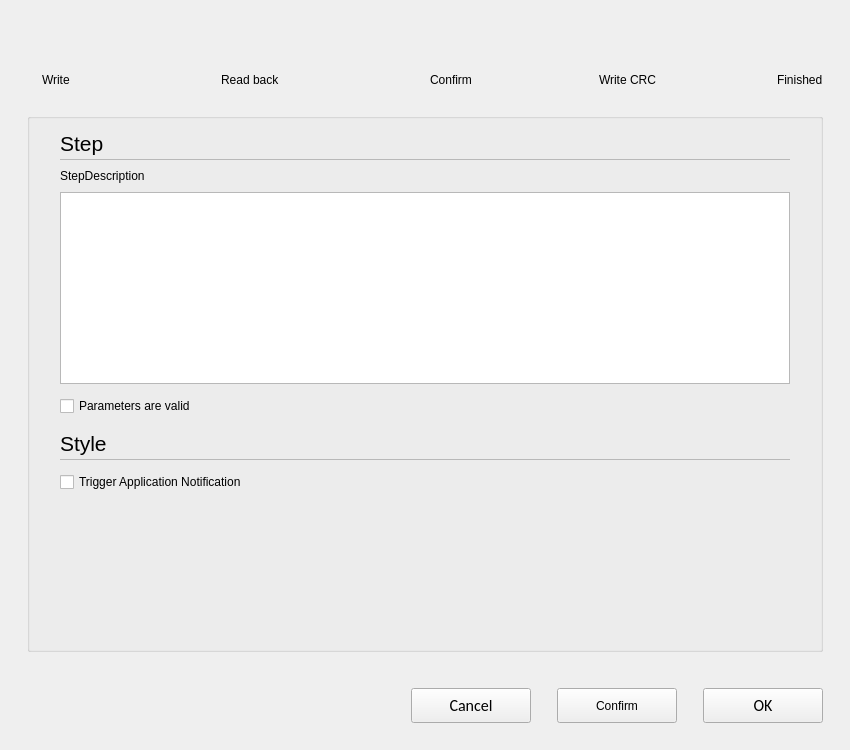
<?xml version="1.0" encoding="UTF-8"?>
<ui version="4.0">
 <class>C_SyvDaItPaWriteWidget</class>
 <widget class="QWidget" name="C_SyvDaItPaWriteWidget">
  <property name="geometry">
   <rect>
    <x>0</x>
    <y>0</y>
    <width>850</width>
    <height>750</height>
   </rect>
  </property>
  <property name="windowTitle">
   <string>Form</string>
  </property>
  <layout class="QVBoxLayout" name="verticalLayout_12" stretch="0,0,0,0,0,0,0">
   <property name="leftMargin">
    <number>27</number>
   </property>
   <property name="topMargin">
    <number>27</number>
   </property>
   <property name="rightMargin">
    <number>27</number>
   </property>
   <property name="bottomMargin">
    <number>0</number>
   </property>
   <item>
    <widget class="QWidget" name="widget" native="true">
     <layout class="QHBoxLayout" name="horizontalLayout_15">
      <property name="spacing">
       <number>5</number>
      </property>
      <property name="bottomMargin">
       <number>0</number>
      </property>
      <item>
       <widget class="QWidget" name="widget_9" native="true">
        <layout class="QVBoxLayout" name="verticalLayout_4">
         <property name="spacing">
          <number>0</number>
         </property>
         <property name="leftMargin">
          <number>0</number>
         </property>
         <property name="topMargin">
          <number>0</number>
         </property>
         <property name="rightMargin">
          <number>0</number>
         </property>
         <property name="bottomMargin">
          <number>0</number>
         </property>
         <item>
          <widget class="QWidget" name="widget_8" native="true">
           <layout class="QHBoxLayout" name="horizontalLayout" stretch="0,1">
            <property name="spacing">
             <number>15</number>
            </property>
            <property name="leftMargin">
             <number>10</number>
            </property>
            <property name="topMargin">
             <number>0</number>
            </property>
            <property name="rightMargin">
             <number>0</number>
            </property>
            <property name="bottomMargin">
             <number>0</number>
            </property>
            <item>
             <widget class="stw_opensyde_gui_elements::C_OgeWiProgressBopperle" name="pc_BopperleWrite" native="true">
              <property name="sizePolicy">
               <sizepolicy hsizetype="Fixed" vsizetype="Fixed">
                <horstretch>0</horstretch>
                <verstretch>0</verstretch>
               </sizepolicy>
              </property>
              <property name="minimumSize">
               <size>
                <width>28</width>
                <height>28</height>
               </size>
              </property>
              <property name="maximumSize">
               <size>
                <width>28</width>
                <height>28</height>
               </size>
              </property>
             </widget>
            </item>
            <item>
             <widget class="stw_opensyde_gui_elements::C_OgeWiProgressBar" name="pc_ProgressWrite" native="true">
              <property name="sizePolicy">
               <sizepolicy hsizetype="Preferred" vsizetype="Fixed">
                <horstretch>0</horstretch>
                <verstretch>0</verstretch>
               </sizepolicy>
              </property>
              <property name="minimumSize">
               <size>
                <width>20</width>
                <height>2</height>
               </size>
              </property>
              <property name="maximumSize">
               <size>
                <width>16777215</width>
                <height>2</height>
               </size>
              </property>
             </widget>
            </item>
           </layout>
          </widget>
         </item>
        </layout>
       </widget>
      </item>
      <item>
       <widget class="QWidget" name="widget_12" native="true">
        <layout class="QVBoxLayout" name="verticalLayout_9">
         <property name="spacing">
          <number>0</number>
         </property>
         <property name="leftMargin">
          <number>0</number>
         </property>
         <property name="topMargin">
          <number>0</number>
         </property>
         <property name="rightMargin">
          <number>0</number>
         </property>
         <property name="bottomMargin">
          <number>0</number>
         </property>
         <item>
          <widget class="QWidget" name="widget_13" native="true">
           <layout class="QHBoxLayout" name="horizontalLayout_3" stretch="0,1">
            <property name="spacing">
             <number>15</number>
            </property>
            <property name="leftMargin">
             <number>10</number>
            </property>
            <property name="topMargin">
             <number>0</number>
            </property>
            <property name="rightMargin">
             <number>0</number>
            </property>
            <property name="bottomMargin">
             <number>0</number>
            </property>
            <item>
             <widget class="stw_opensyde_gui_elements::C_OgeWiProgressBopperle" name="pc_BopperleReadBack" native="true">
              <property name="sizePolicy">
               <sizepolicy hsizetype="Fixed" vsizetype="Fixed">
                <horstretch>0</horstretch>
                <verstretch>0</verstretch>
               </sizepolicy>
              </property>
              <property name="minimumSize">
               <size>
                <width>28</width>
                <height>28</height>
               </size>
              </property>
              <property name="maximumSize">
               <size>
                <width>28</width>
                <height>28</height>
               </size>
              </property>
             </widget>
            </item>
            <item>
             <widget class="stw_opensyde_gui_elements::C_OgeWiProgressBar" name="pc_ProgressRead" native="true">
              <property name="sizePolicy">
               <sizepolicy hsizetype="Preferred" vsizetype="Fixed">
                <horstretch>0</horstretch>
                <verstretch>0</verstretch>
               </sizepolicy>
              </property>
              <property name="minimumSize">
               <size>
                <width>20</width>
                <height>2</height>
               </size>
              </property>
              <property name="maximumSize">
               <size>
                <width>16777215</width>
                <height>2</height>
               </size>
              </property>
             </widget>
            </item>
           </layout>
          </widget>
         </item>
        </layout>
       </widget>
      </item>
      <item>
       <widget class="QWidget" name="widget_17" native="true">
        <layout class="QVBoxLayout" name="verticalLayout_13">
         <property name="spacing">
          <number>0</number>
         </property>
         <property name="leftMargin">
          <number>0</number>
         </property>
         <property name="topMargin">
          <number>0</number>
         </property>
         <property name="rightMargin">
          <number>0</number>
         </property>
         <property name="bottomMargin">
          <number>0</number>
         </property>
         <item>
          <widget class="QWidget" name="widget_19" native="true">
           <layout class="QHBoxLayout" name="horizontalLayout_13" stretch="0,1">
            <property name="spacing">
             <number>15</number>
            </property>
            <property name="leftMargin">
             <number>10</number>
            </property>
            <property name="topMargin">
             <number>0</number>
            </property>
            <property name="rightMargin">
             <number>0</number>
            </property>
            <property name="bottomMargin">
             <number>0</number>
            </property>
            <item>
             <widget class="stw_opensyde_gui_elements::C_OgeWiProgressBopperle" name="pc_BopperleConfirm" native="true">
              <property name="sizePolicy">
               <sizepolicy hsizetype="Fixed" vsizetype="Fixed">
                <horstretch>0</horstretch>
                <verstretch>0</verstretch>
               </sizepolicy>
              </property>
              <property name="minimumSize">
               <size>
                <width>28</width>
                <height>28</height>
               </size>
              </property>
              <property name="maximumSize">
               <size>
                <width>28</width>
                <height>28</height>
               </size>
              </property>
             </widget>
            </item>
            <item>
             <widget class="stw_opensyde_gui_elements::C_OgeWiProgressBar" name="pc_ProgressConfirm" native="true">
              <property name="sizePolicy">
               <sizepolicy hsizetype="Preferred" vsizetype="Fixed">
                <horstretch>0</horstretch>
                <verstretch>0</verstretch>
               </sizepolicy>
              </property>
              <property name="minimumSize">
               <size>
                <width>20</width>
                <height>2</height>
               </size>
              </property>
              <property name="maximumSize">
               <size>
                <width>16777215</width>
                <height>2</height>
               </size>
              </property>
             </widget>
            </item>
           </layout>
          </widget>
         </item>
        </layout>
       </widget>
      </item>
      <item>
       <widget class="QWidget" name="widget_15" native="true">
        <layout class="QVBoxLayout" name="verticalLayout_10">
         <property name="spacing">
          <number>0</number>
         </property>
         <property name="leftMargin">
          <number>0</number>
         </property>
         <property name="topMargin">
          <number>0</number>
         </property>
         <property name="rightMargin">
          <number>0</number>
         </property>
         <property name="bottomMargin">
          <number>0</number>
         </property>
         <item>
          <widget class="QWidget" name="widget_14" native="true">
           <layout class="QHBoxLayout" name="horizontalLayout_6" stretch="0,1">
            <property name="spacing">
             <number>15</number>
            </property>
            <property name="leftMargin">
             <number>10</number>
            </property>
            <property name="topMargin">
             <number>0</number>
            </property>
            <property name="rightMargin">
             <number>0</number>
            </property>
            <property name="bottomMargin">
             <number>0</number>
            </property>
            <item>
             <widget class="stw_opensyde_gui_elements::C_OgeWiProgressBopperle" name="pc_BopperleCrc" native="true">
              <property name="sizePolicy">
               <sizepolicy hsizetype="Fixed" vsizetype="Fixed">
                <horstretch>0</horstretch>
                <verstretch>0</verstretch>
               </sizepolicy>
              </property>
              <property name="minimumSize">
               <size>
                <width>28</width>
                <height>28</height>
               </size>
              </property>
              <property name="maximumSize">
               <size>
                <width>28</width>
                <height>28</height>
               </size>
              </property>
             </widget>
            </item>
            <item>
             <widget class="stw_opensyde_gui_elements::C_OgeWiProgressBar" name="pc_ProgressCrc" native="true">
              <property name="sizePolicy">
               <sizepolicy hsizetype="Preferred" vsizetype="Fixed">
                <horstretch>0</horstretch>
                <verstretch>0</verstretch>
               </sizepolicy>
              </property>
              <property name="minimumSize">
               <size>
                <width>20</width>
                <height>2</height>
               </size>
              </property>
              <property name="maximumSize">
               <size>
                <width>16777215</width>
                <height>2</height>
               </size>
              </property>
             </widget>
            </item>
           </layout>
          </widget>
         </item>
        </layout>
       </widget>
      </item>
      <item>
       <widget class="QWidget" name="widget_16" native="true">
        <property name="sizePolicy">
         <sizepolicy hsizetype="Maximum" vsizetype="Preferred">
          <horstretch>0</horstretch>
          <verstretch>0</verstretch>
         </sizepolicy>
        </property>
        <layout class="QVBoxLayout" name="verticalLayout_11">
         <property name="spacing">
          <number>0</number>
         </property>
         <property name="leftMargin">
          <number>0</number>
         </property>
         <property name="topMargin">
          <number>0</number>
         </property>
         <property name="rightMargin">
          <number>0</number>
         </property>
         <property name="bottomMargin">
          <number>0</number>
         </property>
         <item>
          <widget class="QWidget" name="widget_5" native="true">
           <layout class="QHBoxLayout" name="horizontalLayout_11">
            <property name="spacing">
             <number>0</number>
            </property>
            <property name="leftMargin">
             <number>0</number>
            </property>
            <property name="topMargin">
             <number>0</number>
            </property>
            <property name="rightMargin">
             <number>0</number>
            </property>
            <property name="bottomMargin">
             <number>0</number>
            </property>
            <item>
             <widget class="QWidget" name="widget_18" native="true">
              <layout class="QHBoxLayout" name="horizontalLayout_10" stretch="0,1">
               <property name="spacing">
                <number>0</number>
               </property>
               <property name="leftMargin">
                <number>10</number>
               </property>
               <property name="topMargin">
                <number>0</number>
               </property>
               <property name="rightMargin">
                <number>0</number>
               </property>
               <property name="bottomMargin">
                <number>0</number>
               </property>
               <item>
                <widget class="stw_opensyde_gui_elements::C_OgeWiProgressBopperle" name="pc_BopperleFinished" native="true">
                 <property name="sizePolicy">
                  <sizepolicy hsizetype="Fixed" vsizetype="Fixed">
                   <horstretch>0</horstretch>
                   <verstretch>0</verstretch>
                  </sizepolicy>
                 </property>
                 <property name="minimumSize">
                  <size>
                   <width>28</width>
                   <height>28</height>
                  </size>
                 </property>
                 <property name="maximumSize">
                  <size>
                   <width>28</width>
                   <height>28</height>
                  </size>
                 </property>
                </widget>
               </item>
               <item>
                <spacer name="horizontalSpacer_7">
                 <property name="orientation">
                  <enum>Qt::Horizontal</enum>
                 </property>
                 <property name="sizeType">
                  <enum>QSizePolicy::Maximum</enum>
                 </property>
                 <property name="sizeHint" stdset="0">
                  <size>
                   <width>5</width>
                   <height>1</height>
                  </size>
                 </property>
                </spacer>
               </item>
              </layout>
             </widget>
            </item>
           </layout>
          </widget>
         </item>
        </layout>
       </widget>
      </item>
     </layout>
    </widget>
   </item>
   <item>
    <layout class="QHBoxLayout" name="horizontalLayout_9" stretch="0,120,0,120,0,100,0,95,0">
     <property name="leftMargin">
      <number>15</number>
     </property>
     <property name="rightMargin">
      <number>0</number>
     </property>
     <property name="bottomMargin">
      <number>10</number>
     </property>
     <item>
      <widget class="stw_opensyde_gui_elements::C_OgeLabProgressText" name="pc_LabelWrite">
       <property name="text">
        <string>Write</string>
       </property>
      </widget>
     </item>
     <item>
      <spacer name="horizontalSpacer">
       <property name="orientation">
        <enum>Qt::Horizontal</enum>
       </property>
       <property name="sizeHint" stdset="0">
        <size>
         <width>40</width>
         <height>20</height>
        </size>
       </property>
      </spacer>
     </item>
     <item>
      <widget class="stw_opensyde_gui_elements::C_OgeLabProgressText" name="pc_LabelRead">
       <property name="text">
        <string>Read back</string>
       </property>
      </widget>
     </item>
     <item>
      <spacer name="horizontalSpacer_2">
       <property name="orientation">
        <enum>Qt::Horizontal</enum>
       </property>
       <property name="sizeHint" stdset="0">
        <size>
         <width>40</width>
         <height>20</height>
        </size>
       </property>
      </spacer>
     </item>
     <item>
      <widget class="stw_opensyde_gui_elements::C_OgeLabProgressText" name="pc_LabelConfirm">
       <property name="text">
        <string>Confirm</string>
       </property>
      </widget>
     </item>
     <item>
      <spacer name="horizontalSpacer_10">
       <property name="orientation">
        <enum>Qt::Horizontal</enum>
       </property>
       <property name="sizeHint" stdset="0">
        <size>
         <width>40</width>
         <height>20</height>
        </size>
       </property>
      </spacer>
     </item>
     <item>
      <widget class="stw_opensyde_gui_elements::C_OgeLabProgressText" name="pc_LabelCrc">
       <property name="text">
        <string>Write CRC</string>
       </property>
      </widget>
     </item>
     <item>
      <spacer name="horizontalSpacer_5">
       <property name="orientation">
        <enum>Qt::Horizontal</enum>
       </property>
       <property name="sizeHint" stdset="0">
        <size>
         <width>40</width>
         <height>20</height>
        </size>
       </property>
      </spacer>
     </item>
     <item>
      <widget class="stw_opensyde_gui_elements::C_OgeLabProgressText" name="pc_LabelFinished">
       <property name="text">
        <string>Finished</string>
       </property>
      </widget>
     </item>
    </layout>
   </item>
   <item>
    <spacer name="verticalSpacer_4">
     <property name="orientation">
      <enum>Qt::Vertical</enum>
     </property>
     <property name="sizeType">
      <enum>QSizePolicy::Fixed</enum>
     </property>
     <property name="sizeHint" stdset="0">
      <size>
       <width>20</width>
       <height>7</height>
      </size>
     </property>
    </spacer>
   </item>
   <item>
    <widget class="stw_opensyde_gui_elements::C_OgeGbx" name="pc_GroupBox">
     <layout class="QVBoxLayout" name="verticalLayout">
      <property name="spacing">
       <number>9</number>
      </property>
      <property name="leftMargin">
       <number>30</number>
      </property>
      <property name="rightMargin">
       <number>30</number>
      </property>
      <item>
       <layout class="QVBoxLayout" name="verticalLayout_6">
        <property name="spacing">
         <number>0</number>
        </property>
        <item>
         <layout class="QHBoxLayout" name="horizontalLayout_25" stretch="0,1">
          <property name="spacing">
           <number>6</number>
          </property>
          <item>
           <widget class="stw_opensyde_gui_elements::C_OgeLabHeadingGroupBold" name="pc_LabelHeadingSteps">
            <property name="minimumSize">
             <size>
              <width>0</width>
              <height>30</height>
             </size>
            </property>
            <property name="maximumSize">
             <size>
              <width>16777215</width>
              <height>30</height>
             </size>
            </property>
            <property name="font">
             <font>
              <family>Segoe UI</family>
              <pointsize>16</pointsize>
             </font>
            </property>
            <property name="text">
             <string>Step</string>
            </property>
           </widget>
          </item>
          <item>
           <spacer name="horizontalSpacer_15">
            <property name="orientation">
             <enum>Qt::Horizontal</enum>
            </property>
            <property name="sizeHint" stdset="0">
             <size>
              <width>40</width>
              <height>1</height>
             </size>
            </property>
           </spacer>
          </item>
         </layout>
        </item>
        <item>
         <layout class="QHBoxLayout" name="horizontalLayout_26" stretch="1">
          <property name="spacing">
           <number>0</number>
          </property>
          <property name="topMargin">
           <number>1</number>
          </property>
          <property name="bottomMargin">
           <number>0</number>
          </property>
          <item>
           <widget class="stw_opensyde_gui_elements::C_OgeFraSeparator" name="frame_6">
            <property name="minimumSize">
             <size>
              <width>0</width>
              <height>1</height>
             </size>
            </property>
            <property name="maximumSize">
             <size>
              <width>16777215</width>
              <height>1</height>
             </size>
            </property>
            <property name="frameShape">
             <enum>QFrame::StyledPanel</enum>
            </property>
            <property name="frameShadow">
             <enum>QFrame::Raised</enum>
            </property>
           </widget>
          </item>
         </layout>
        </item>
       </layout>
      </item>
      <item>
       <widget class="stw_opensyde_gui_elements::C_OgeLabGroupItem" name="pc_LabelStepDescription">
        <property name="text">
         <string>StepDescription</string>
        </property>
        <property name="wordWrap">
         <bool>true</bool>
        </property>
       </widget>
      </item>
      <item>
       <widget class="QWidget" name="pc_WiConfirm" native="true">
        <layout class="QVBoxLayout" name="verticalLayout_7">
         <property name="spacing">
          <number>12</number>
         </property>
         <property name="leftMargin">
          <number>0</number>
         </property>
         <property name="topMargin">
          <number>0</number>
         </property>
         <property name="rightMargin">
          <number>0</number>
         </property>
         <property name="bottomMargin">
          <number>3</number>
         </property>
         <item>
          <widget class="stw_opensyde_gui_elements::C_OgeTedPropertiesComment" name="pc_TextEditConfirm">
           <property name="readOnly">
            <bool>true</bool>
           </property>
          </widget>
         </item>
         <item>
          <layout class="QHBoxLayout" name="horizontalLayout_12">
           <item>
            <widget class="stw_opensyde_gui_elements::C_OgeChxProperties" name="pc_CbConfirm">
             <property name="text">
              <string>Parameters are valid</string>
             </property>
            </widget>
           </item>
           <item>
            <spacer name="horizontalSpacer_8">
             <property name="orientation">
              <enum>Qt::Horizontal</enum>
             </property>
             <property name="sizeHint" stdset="0">
              <size>
               <width>40</width>
               <height>0</height>
              </size>
             </property>
            </spacer>
           </item>
          </layout>
         </item>
        </layout>
       </widget>
      </item>
      <item>
       <widget class="QWidget" name="pc_WiNotification" native="true">
        <layout class="QVBoxLayout" name="verticalLayout_2">
         <property name="spacing">
          <number>12</number>
         </property>
         <property name="leftMargin">
          <number>0</number>
         </property>
         <property name="topMargin">
          <number>0</number>
         </property>
         <property name="rightMargin">
          <number>0</number>
         </property>
         <property name="bottomMargin">
          <number>0</number>
         </property>
         <item>
          <layout class="QVBoxLayout" name="verticalLayout_5">
           <property name="spacing">
            <number>0</number>
           </property>
           <item>
            <layout class="QHBoxLayout" name="horizontalLayout_23" stretch="0,1">
             <property name="spacing">
              <number>6</number>
             </property>
             <item>
              <widget class="stw_opensyde_gui_elements::C_OgeLabHeadingGroupBold" name="pc_LabelHeadingNotification">
               <property name="minimumSize">
                <size>
                 <width>0</width>
                 <height>30</height>
                </size>
               </property>
               <property name="maximumSize">
                <size>
                 <width>16777215</width>
                 <height>30</height>
                </size>
               </property>
               <property name="font">
                <font>
                 <family>Segoe UI</family>
                 <pointsize>16</pointsize>
                </font>
               </property>
               <property name="text">
                <string>Style</string>
               </property>
              </widget>
             </item>
             <item>
              <spacer name="horizontalSpacer_14">
               <property name="orientation">
                <enum>Qt::Horizontal</enum>
               </property>
               <property name="sizeHint" stdset="0">
                <size>
                 <width>40</width>
                 <height>1</height>
                </size>
               </property>
              </spacer>
             </item>
            </layout>
           </item>
           <item>
            <layout class="QHBoxLayout" name="horizontalLayout_24" stretch="1">
             <property name="spacing">
              <number>0</number>
             </property>
             <property name="topMargin">
              <number>1</number>
             </property>
             <property name="bottomMargin">
              <number>0</number>
             </property>
             <item>
              <widget class="stw_opensyde_gui_elements::C_OgeFraSeparator" name="frame_5">
               <property name="minimumSize">
                <size>
                 <width>0</width>
                 <height>1</height>
                </size>
               </property>
               <property name="maximumSize">
                <size>
                 <width>16777215</width>
                 <height>1</height>
                </size>
               </property>
               <property name="frameShape">
                <enum>QFrame::StyledPanel</enum>
               </property>
               <property name="frameShadow">
                <enum>QFrame::Raised</enum>
               </property>
              </widget>
             </item>
            </layout>
           </item>
          </layout>
         </item>
         <item>
          <widget class="stw_opensyde_gui_elements::C_OgeChxProperties" name="pc_CbNotifiction">
           <property name="text">
            <string>Trigger Application Notification</string>
           </property>
          </widget>
         </item>
         <item>
          <spacer name="pc_SpacerGroupBox">
           <property name="orientation">
            <enum>Qt::Vertical</enum>
           </property>
           <property name="sizeHint" stdset="0">
            <size>
             <width>20</width>
             <height>1</height>
            </size>
           </property>
          </spacer>
         </item>
        </layout>
       </widget>
      </item>
     </layout>
    </widget>
   </item>
   <item>
    <spacer name="verticalSpacer_3">
     <property name="orientation">
      <enum>Qt::Vertical</enum>
     </property>
     <property name="sizeType">
      <enum>QSizePolicy::Fixed</enum>
     </property>
     <property name="sizeHint" stdset="0">
      <size>
       <width>20</width>
       <height>30</height>
      </size>
     </property>
    </spacer>
   </item>
   <item>
    <layout class="QHBoxLayout" name="horizontalLayout_7">
     <property name="spacing">
      <number>26</number>
     </property>
     <item>
      <spacer name="horizontalSpacer_3">
       <property name="orientation">
        <enum>Qt::Horizontal</enum>
       </property>
       <property name="sizeHint" stdset="0">
        <size>
         <width>40</width>
         <height>20</height>
        </size>
       </property>
      </spacer>
     </item>
     <item>
      <widget class="stw_opensyde_gui_elements::C_OgePubCancel" name="pc_BushButtonCancel">
       <property name="minimumSize">
        <size>
         <width>120</width>
         <height>35</height>
        </size>
       </property>
       <property name="maximumSize">
        <size>
         <width>120</width>
         <height>35</height>
        </size>
       </property>
       <property name="font">
        <font>
         <family>Calibri</family>
         <pointsize>12</pointsize>
        </font>
       </property>
       <property name="text">
        <string>Cancel</string>
       </property>
      </widget>
     </item>
     <item>
      <widget class="stw_opensyde_gui_elements::C_OgePubDialog" name="pc_PbConfirm">
       <property name="sizePolicy">
        <sizepolicy hsizetype="Fixed" vsizetype="Fixed">
         <horstretch>0</horstretch>
         <verstretch>0</verstretch>
        </sizepolicy>
       </property>
       <property name="minimumSize">
        <size>
         <width>120</width>
         <height>35</height>
        </size>
       </property>
       <property name="maximumSize">
        <size>
         <width>120</width>
         <height>35</height>
        </size>
       </property>
       <property name="text">
        <string>Confirm</string>
       </property>
      </widget>
     </item>
     <item>
      <widget class="stw_opensyde_gui_elements::C_OgePubDialog" name="pc_BushButtonOk">
       <property name="minimumSize">
        <size>
         <width>120</width>
         <height>35</height>
        </size>
       </property>
       <property name="maximumSize">
        <size>
         <width>120</width>
         <height>35</height>
        </size>
       </property>
       <property name="font">
        <font>
         <family>Calibri</family>
         <pointsize>12</pointsize>
        </font>
       </property>
       <property name="text">
        <string>OK</string>
       </property>
      </widget>
     </item>
    </layout>
   </item>
   <item>
    <spacer name="verticalSpacer">
     <property name="orientation">
      <enum>Qt::Vertical</enum>
     </property>
     <property name="sizeType">
      <enum>QSizePolicy::Fixed</enum>
     </property>
     <property name="sizeHint" stdset="0">
      <size>
       <width>20</width>
       <height>27</height>
      </size>
     </property>
    </spacer>
   </item>
  </layout>
 </widget>
 <customwidgets>
  <customwidget>
   <class>stw_opensyde_gui_elements::C_OgeGbx</class>
   <extends>QGroupBox</extends>
   <header>C_OgeGbx.h</header>
   <container>1</container>
  </customwidget>
  <customwidget>
   <class>stw_opensyde_gui_elements::C_OgeLabHeadingGroupBold</class>
   <extends>QLabel</extends>
   <header>C_OgeLabHeadingGroupBold.h</header>
  </customwidget>
  <customwidget>
   <class>stw_opensyde_gui_elements::C_OgeFraSeparator</class>
   <extends>QFrame</extends>
   <header>C_OgeFraSeparator.h</header>
   <container>1</container>
  </customwidget>
  <customwidget>
   <class>stw_opensyde_gui_elements::C_OgePubCancel</class>
   <extends>QPushButton</extends>
   <header>C_OgePubCancel.h</header>
  </customwidget>
  <customwidget>
   <class>stw_opensyde_gui_elements::C_OgePubDialog</class>
   <extends>QPushButton</extends>
   <header>C_OgePubDialog.h</header>
  </customwidget>
  <customwidget>
   <class>stw_opensyde_gui_elements::C_OgeLabGroupItem</class>
   <extends>QLabel</extends>
   <header>C_OgeLabGroupItem.h</header>
  </customwidget>
  <customwidget>
   <class>stw_opensyde_gui_elements::C_OgeWiProgressBopperle</class>
   <extends>QWidget</extends>
   <header>C_OgeWiProgressBopperle.h</header>
   <container>1</container>
  </customwidget>
  <customwidget>
   <class>stw_opensyde_gui_elements::C_OgeWiProgressBar</class>
   <extends>QWidget</extends>
   <header>C_OgeWiProgressBar.h</header>
   <container>1</container>
  </customwidget>
  <customwidget>
   <class>stw_opensyde_gui_elements::C_OgeLabProgressText</class>
   <extends>QLabel</extends>
   <header>C_OgeLabProgressText.h</header>
  </customwidget>
  <customwidget>
   <class>stw_opensyde_gui_elements::C_OgeTedPropertiesComment</class>
   <extends>QTextEdit</extends>
   <header>C_OgeTedPropertiesComment.h</header>
  </customwidget>
  <customwidget>
   <class>stw_opensyde_gui_elements::C_OgeChxProperties</class>
   <extends>QCheckBox</extends>
   <header>C_OgeChxProperties.h</header>
  </customwidget>
 </customwidgets>
 <resources/>
 <connections/>
</ui>
